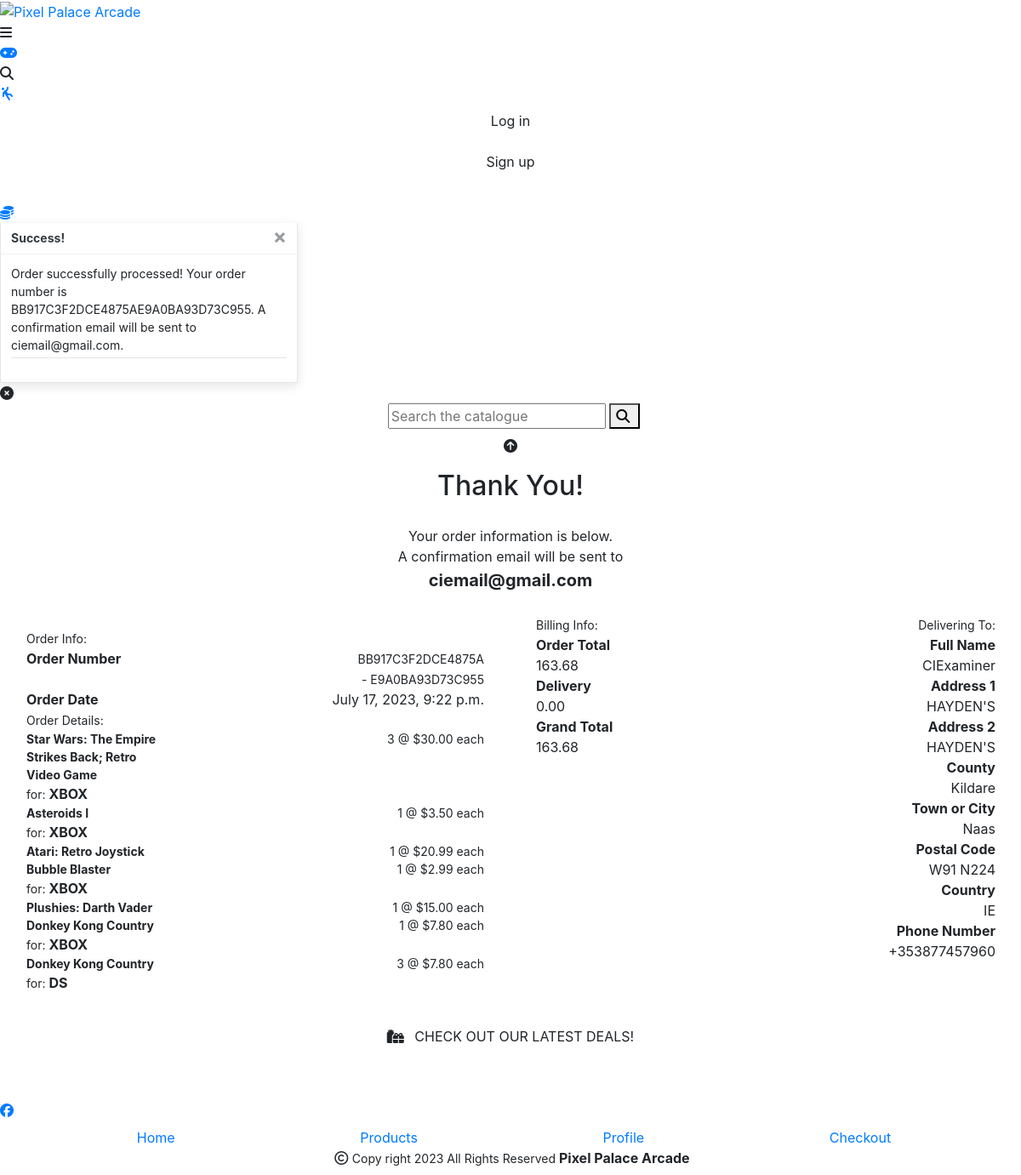
Screenshot of /checkout/checkout_success/BB917C3F2DCE4875AE9A0BA93D73C955 with the database file from the repository.
### checkout/models.py (models this page shows, shortened)
class Order(models.Model):
    order_number = models.CharField(max_length=32, null=False, editable=False)
    user_profile = models.ForeignKey(UserProfile, on_delete=models.SET_NULL,
                                     null=True, blank=True,
                                     related_name='orders')
    full_name = models.CharField(max_length=50, null=False, blank=False)
    email = models.EmailField(max_length=254, null=False, blank=False)
    phone_number = models.CharField(max_length=20, null=False, blank=False)
    country = CountryField(blank_label='Country *', null=False, blank=False)
    postcode = models.CharField(max_length=20, null=True, blank=True)
    town_or_city = models.CharField(max_length=40, null=False, blank=False)
    street_address1 = models.CharField(max_length=80, null=False, blank=False)
    street_address2 = models.CharField(max_length=80, null=True, blank=True)
    county = models.CharField(max_length=80, null=True, blank=True)
    date = models.DateTimeField(auto_now_add=True)
    delivery_cost = models.DecimalField(max_digits=6, decimal_places=2,
                                        null=False, default=0)
    order_total = models.DecimalField(max_digits=10,
                                      decimal_places=2, null=False, default=0)
    grand_total = models.DecimalField(max_digits=10,
                                      decimal_places=2, null=False, default=0)
    original_bag = models.TextField(null=False, blank=False, default='')
    stripe_pid = models.CharField(max_length=254,
                                  null=False, blank=False, default='')
    completed = models.BooleanField(default=False)

class OrderLineItem(models.Model):
    order = models.ForeignKey(Order, null=False, blank=False,
                              on_delete=models.CASCADE,
                              related_name='lineitems')
    product = models.ForeignKey(Product, null=False, blank=False,
                                on_delete=models.CASCADE)
    product_variant = models.CharField(max_length=20, null=True, blank=True)
    quantity = models.IntegerField(null=False, blank=False, default=0)
    lineitem_total = models.DecimalField(max_digits=6, decimal_places=2,
                                         null=False, blank=False,
                                         editable=False)

### products/models.py (models this page shows, shortened)
class Product(models.Model):
    category = models.ForeignKey('Category', null=True,
                                 blank=True, on_delete=models.SET_NULL)
    name = models.CharField(max_length=254)
    description = models.TextField()
    has_variants = models.BooleanField(default=False, null=True, blank=True)
    price = models.DecimalField(max_digits=6, decimal_places=2)
    aggregaterating = models.DecimalField(max_digits=6, decimal_places=2,
                                          null=True, blank=True)
    reviewed = models.BooleanField(default=False, null=True, blank=True)
    image_url = models.URLField(max_length=1824, null=True, blank=True)
    image = models.ImageField(null=True, blank=True)
    @property
    def aggregaterating(self):
        return self.calculate_average_rating()

### checkout/views.py (the view, shortened to what this page needs)
# urls.py: path('checkout_success/<order_number>', views.checkout_success,
def checkout_success(request, order_number):
    save_info = request.session.get('save_info')
    order = get_object_or_404(Order, order_number=order_number)
    def _send_confirmation_email(order):
        cust_email = order.email
        subject = render_to_string(
            'checkout/confirmation_emails/confirmation_email_subject.txt',
            {'order': order}
        )
        body = render_to_string(
            'checkout/confirmation_emails/confirmation_email_body.txt',
            {'order': order, 'contact_email': settings.DEFAULT_FROM_EMAIL}
        )
        print("Subject: ", subject)
        print("Body: ", body)
        send_mail(
            subject,
            body,
            settings.DEFAULT_FROM_EMAIL,
            [cust_email]
        )
    _send_confirmation_email(order)
    messages.success(request, f'Order successfully processed! \
        Your order number is {order_number}. A confirmation \
        email will be sent to {order.email}.')
    if 'bag' in request.session:
        del request.session['bag']
    template = 'checkout/checkout_success.html'
    context = {
        'order': order,
    }
    return render(request, template, context)

### bag/contexts.py (called while the page is built, shortened)
def bag_contents(request):
    bag_items = []  # List to store items in the bag
    total = 0  # Total price of all items in the bag
    product_count = 0  # Total quantity of all products in the bag
    bag = request.session.get('bag', {})  # Retrieve bag data from the session
    if total < settings.FREE_DELIVERY_THRESHOLD:
        delivery = total * Decimal(settings.STANDARD_DELIVERY_PERCENTAGE / 100)
        free_delivery_delta = settings.FREE_DELIVERY_THRESHOLD - total
    else:
        delivery = 0
        free_delivery_delta = 0
    grand_total = delivery + total
    context = {
        'bag_items': bag_items,
        'total': total,
        'product_count': product_count,
        'delivery': delivery,
        'free_delivery_delta': free_delivery_delta,
        'free_delivery_threshold': settings.FREE_DELIVERY_THRESHOLD,
        'grand_total': grand_total,
    }
    return context

### checkout/templates/checkout/checkout_success.html (shortened to what this page needs)
{% extends "base.html" %}
{% load static %}
{% block extra_css %}
    <link rel="stylesheet" href="{% static 'checkout/css/checkout.css' %}">
    <link rel="stylesheet" type="text/css" href="https://res.cloudinary.com/dwhennrjl/raw/upload/v1685971815/static/checkout/css/checkout.8e9dd90561c9.css">
{% endblock %}
{% block content %}
    <div class="container-fluid moonstone pb-5">
        <div class="row">
            <div class="col-12 col-sm-8 col-md-6 col-lg-4 text-center offset-xs-0 offset-sm-2 offset-md-3 offset-lg-4">
                <h2 class="start-font mb-4 mt-3 xanthous-text rounded">Thank You!</h2>
                <div class="butterscotch rounded p-1 mb-2">
                    <p class="mb-1">
                        Your order information is below.
                        <br>A confirmation email will be sent to
                    </p>
                    <h5 class="white-text mb-3">
                        <strong>{{ order.email }}</strong>
                    </h5>
                </div>
            </div>
        </div>
        <div class="row butterscotch-text">
            <div class="col-xs-12 col-sm-6 pb-2">
                <div class="m-2 white p-2">
                    <div class="row">
                        <div class="col">
                            <small class="pink-text">Order Info:</small>
                        </div>
                    </div>
                    <div class="row">
                        <div class="col-12 col-md-4">
                            <p class="mb-0 text-black font-weight-bold">Order Number</p>
                        </div>
                        <div class="col-12 col-md-8 text-md-right">
                            <p class="mb-0">
                                <small>
                                    {{ order.order_number|slice:":17" }}<br>-
                                    {{ order.order_number|slice:"17:" }}
                                </small>
                            </p>
                        </div>
                    </div>
                    <div class="row">
                        <div class="col-12 col-md-4">
                            <p class="mb-0 text-black font-weight-bold">Order Date</p>
                        </div>
                        <div class="col-12 col-md-8 text-md-right">
                            <p class="mb-0">{{ order.date }}</p>
                        </div>
                    </div>
                    <div class="row">
                        <div class="col">
                            <small class="pink-text">Order Details:</small>
                        </div>
                    </div>
                    {% for item in order.lineitems.all %}
                    <div class="row">
                        <div class="col-12 col-md-4">
                            <p class="small mb-0 text-black font-weight-bold">
                                {{ item.product.name }}
                            </p>
                            {% if item.product_variant %}
                            <strong><small>for: </small>{{ item.product_variant|upper }}</strong>
                            {% endif %}
                        </div>
                        <div class="col-12 col-md-8 text-md-right">
                            <p class="small mb-0">{{ item.quantity }} @ ${{ item.product.price }} each</p>
                        </div>
                    </div>
                    {% endfor %}
                </div>
            </div>
            <div class="moonstone white-text col-xs-12 col-sm-6 pb-2 text-right">
                <div class="col-6 float-right">
                    <small class="onyx-text">Delivering To:</small>
                    <p class="mb-0 font-weight-bold">Full Name</p>
                    <p class="mb-0">{{ order.full_name }}</p>
                    <p class="mb-0 font-weight-bold">Address 1</p>
                    <p class="mb-0">{{ order.street_address1 }}</p>
                    {% if order.street_address2 %}
                        <p class="mb-0 font-weight-bold">Address 2</p>
                        <p class="mb-0">{{ order.street_address1 }}</p>
                    {% endif %}
                    {% if order.county %}
                        <p class="mb-0 font-weight-bold">County</p>
                        <p class="mb-0">{{ order.county }}</p>
                    {% endif %}
                    <p class="mb-0 font-weight-bold">Town or City</p>
                    <p class="mb-0">{{ order.town_or_city }}</p>
                    {% if order.postcode %}
                        <p class="mb-0 font-weight-bold">Postal Code</p>
                        <p class="mb-0">{{ order.postcode }}</p>
                    {% endif %}
                    <p class="mb-0 text-black font-weight-bold">Country</p>
                    <p class="mb-0">{{ order.country }}</p>
                    <p class="mb-0 font-weight-bold">Phone Number</p>
                    <p class="mb-0">{{ order.phone_number }}</p>
                </div>
                <div class="col-6 float-left text-left">
                    <small class="onyx-text">Billing Info:</small>
                    <p class="mb-0 font-weight-bold">Order Total</p>
                    <p class="mb-0">{{ order.order_total }}</p>
                    <p class="mb-0 font-weight-bold">Delivery</p>
                    <p class="mb-0">{{ order.delivery_cost }}</p>
                    <p class="mb-0 font-weight-bold">Grand Total</p>
                    <p class="mb-0">{{ order.grand_total }}</p>
                </div>
            </div>
        </div>
        <div class="row text-center orange">
			<div class="col-12 text-center">
                {% if from_profile %}
                <a href="{% url 'profile' %}" class="btn rounded my-2">
                    <span class="icon mr-2">
                        <i class="fas fa-angle-left"></i>
                    </span>
                    <span class="text-uppercase">Back to Profile</span>
                </a>
                {% else %}
                    <a href="{% url 'products' %}?category=new,deals,grouped_products" class="btn butterscotch white-text rounded my-2">
                        <span class="icon mr-2">
                            <i class="fas fa-gifts"></i>
                        </span>
                        <span class="text-uppercase">Check out our latest deals!</span>
                    </a>
                {% endif %}
			</div>
		</div>
    </div>
{% endblock %}

### rows the page displays
Order: email "ciemail@gmail.com", order_number "BB917C3F2DCE4875A", order_number "E9A0BA93D73C955", date "July 17, 2023, 9:22 p.m.", full_name "CIExaminer", street_address1 "HAYDEN'S", county "Kildare", town_or_city "Naas", postcode "W91 N224", country "IE", phone_number "+353877457960", order_total "163.68", delivery_cost "0.00", grand_total "163.68"
OrderLineItem: product.name "Star Wars: The Empire Strikes Back; Retro Video Game", product_variant "XBOX", quantity "3", product.price "30.00"
OrderLineItem: product.name "Asteroids I", product_variant "XBOX", quantity "1", product.price "3.50"
OrderLineItem: product.name "Atari: Retro Joystick", quantity "1", product.price "20.99"
OrderLineItem: product.name "Bubble Blaster", product_variant "XBOX", quantity "1", product.price "2.99"
OrderLineItem: product.name "Plushies: Darth Vader", quantity "1", product.price "15.00"
OrderLineItem: product.name "Donkey Kong Country", product_variant "XBOX", quantity "1", product.price "7.80"
OrderLineItem: product.name "Donkey Kong Country", product_variant "DS", quantity "3", product.price "7.80"

### other values shown
{{ message }} "Order successfully processed! Your order number is BB917C3F2DCE4875AE9A0BA93D73C955. A confirmation email will be sent to ciemail@gmail.com."
